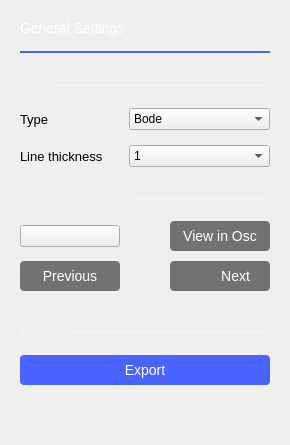
               <widget class="QWidget" name="page_4">
                <layout class="QVBoxLayout" name="verticalLayout_16">
                 <property name="spacing">
                  <number>0</number>
                 </property>
                 <property name="leftMargin">
                  <number>20</number>
                 </property>
                 <property name="topMargin">
                  <number>20</number>
                 </property>
                 <property name="rightMargin">
                  <number>20</number>
                 </property>
                 <property name="bottomMargin">
                  <number>20</number>
                 </property>
                 <item>
                  <widget class="QLabel" name="label_7">
                   <property name="styleSheet">
                    <string notr="true">color: white;
    font-size: 14px;
    font-weight: normal;</string>
                   </property>
                   <property name="text">
                    <string>General Settings</string>
                   </property>
                  </widget>
                 </item>
                 <item>
                  <spacer name="verticalSpacer_7">
                   <property name="orientation">
                    <enum>Qt::Vertical</enum>
                   </property>
                   <property name="sizeType">
                    <enum>QSizePolicy::Fixed</enum>
                   </property>
                   <property name="sizeHint" stdset="0">
                    <size>
                     <width>20</width>
                     <height>15</height>
                    </size>
                   </property>
                  </spacer>
                 </item>
                 <item>
                  <widget class="Line" name="line_6">
                   <property name="sizePolicy">
                    <sizepolicy hsizetype="Minimum" vsizetype="Fixed">
                     <horstretch>0</horstretch>
                     <verstretch>0</verstretch>
                    </sizepolicy>
                   </property>
                   <property name="styleSheet">
                    <string notr="true">color: #4A64FF;</string>
                   </property>
                   <property name="frameShadow">
                    <enum>QFrame::Plain</enum>
                   </property>
                   <property name="lineWidth">
                    <number>2</number>
                   </property>
                   <property name="orientation">
                    <enum>Qt::Horizontal</enum>
                   </property>
                  </widget>
                 </item>
                 <item>
                  <layout class="QVBoxLayout" name="verticalLayout_15">
                   <property name="spacing">
                    <number>0</number>
                   </property>
                   <property name="topMargin">
                    <number>25</number>
                   </property>
                   <property name="bottomMargin">
                    <number>0</number>
                   </property>
                   <item>
                    <layout class="QHBoxLayout" name="horizontalLayout_15">
                     <property name="spacing">
                      <number>0</number>
                     </property>
                     <property name="topMargin">
                      <number>0</number>
                     </property>
                     <item>
                      <widget class="QLabel" name="label_6">
                       <property name="sizePolicy">
                        <sizepolicy hsizetype="Fixed" vsizetype="Fixed">
                         <horstretch>0</horstretch>
                         <verstretch>0</verstretch>
                        </sizepolicy>
                       </property>
                       <property name="styleSheet">
                        <string notr="true">QLabel {
        font-size: 12px;
        color: rgba(255, 255, 255, 70);
    }</string>
                       </property>
                       <property name="text">
                        <string>PLOT </string>
                       </property>
                      </widget>
                     </item>
                     <item>
                      <widget class="Line" name="line_9">
                       <property name="sizePolicy">
                        <sizepolicy hsizetype="Minimum" vsizetype="Maximum">
                         <horstretch>0</horstretch>
                         <verstretch>0</verstretch>
                        </sizepolicy>
                       </property>
                       <property name="minimumSize">
                        <size>
                         <width>0</width>
                         <height>1</height>
                        </size>
                       </property>
                       <property name="maximumSize">
                        <size>
                         <width>16777215</width>
                         <height>1</height>
                        </size>
                       </property>
                       <property name="styleSheet">
                        <string notr="true">border: 1px solid rgba(255, 255, 255, 70);</string>
                       </property>
                       <property name="orientation">
                        <enum>Qt::Horizontal</enum>
                       </property>
                      </widget>
                     </item>
                    </layout>
                   </item>
                   <item>
                    <spacer name="verticalSpacer_14">
                     <property name="orientation">
                      <enum>Qt::Vertical</enum>
                     </property>
                     <property name="sizeType">
                      <enum>QSizePolicy::Fixed</enum>
                     </property>
                     <property name="sizeHint" stdset="0">
                      <size>
                       <width>20</width>
                       <height>15</height>
                      </size>
                     </property>
                    </spacer>
                   </item>
                   <item>
                    <layout class="QHBoxLayout" name="horizontalLayout_17">
                     <property name="spacing">
                      <number>0</number>
                     </property>
                     <property name="topMargin">
                      <number>0</number>
                     </property>
                     <item>
                      <widget class="QLabel" name="label_16">
                       <property name="styleSheet">
                        <string notr="true">font-size: 13px;</string>
                       </property>
                       <property name="text">
                        <string>Type</string>
                       </property>
                      </widget>
                     </item>
                     <item>
                      <widget class="QComboBox" name="cmb_graphs">
                       <property name="minimumSize">
                        <size>
                         <width>141</width>
                         <height>0</height>
                        </size>
                       </property>
                       <item>
                        <property name="text">
                         <string>Bode</string>
                        </property>
                       </item>
                       <item>
                        <property name="text">
                         <string>Nyquist</string>
                        </property>
                       </item>
                       <item>
                        <property name="text">
                         <string>Nichols</string>
                        </property>
                       </item>
                      </widget>
                     </item>
                    </layout>
                   </item>
                   <item>
                    <spacer name="verticalSpacer_13">
                     <property name="orientation">
                      <enum>Qt::Vertical</enum>
                     </property>
                     <property name="sizeType">
                      <enum>QSizePolicy::Fixed</enum>
                     </property>
                     <property name="sizeHint" stdset="0">
                      <size>
                       <width>20</width>
                       <height>15</height>
                      </size>
                     </property>
                    </spacer>
                   </item>
                   <item>
                    <layout class="QHBoxLayout" name="horizontalLayout_13">
                     <property name="spacing">
                      <number>0</number>
                     </property>
                     <property name="bottomMargin">
                      <number>0</number>
                     </property>
                     <item>
                      <layout class="QVBoxLayout" name="verticalLayout_12">
                       <property name="spacing">
                        <number>0</number>
                       </property>
                       <property name="rightMargin">
                        <number>0</number>
                       </property>
                       <property name="bottomMargin">
                        <number>0</number>
                       </property>
                       <item>
                        <widget class="QLabel" name="label_10">
                         <property name="styleSheet">
                          <string notr="true">font-size: 13px;</string>
                         </property>
                         <property name="text">
                          <string>Line thickness</string>
                         </property>
                        </widget>
                       </item>
                      </layout>
                     </item>
                     <item>
                      <widget class="QComboBox" name="cbLineThickness">
                       <property name="minimumSize">
                        <size>
                         <width>141</width>
                         <height>0</height>
                        </size>
                       </property>
                       <property name="currentIndex">
                        <number>1</number>
                       </property>
                       <item>
                        <property name="text">
                         <string>0.5</string>
                        </property>
                       </item>
                       <item>
                        <property name="text">
                         <string>1</string>
                        </property>
                       </item>
                       <item>
                        <property name="text">
                         <string>1.5</string>
                        </property>
                       </item>
                       <item>
                        <property name="text">
                         <string>2</string>
                        </property>
                       </item>
                       <item>
                        <property name="text">
                         <string>2.5</string>
                        </property>
                       </item>
                       <item>
                        <property name="text">
                         <string>3</string>
                        </property>
                       </item>
                       <item>
                        <property name="text">
                         <string>3.5</string>
                        </property>
                       </item>
                       <item>
                        <property name="text">
                         <string>4</string>
                        </property>
                       </item>
                       <item>
                        <property name="text">
                         <string>4.5</string>
                        </property>
                       </item>
                       <item>
                        <property name="text">
                         <string>5</string>
                        </property>
                       </item>
                      </widget>
                     </item>
                    </layout>
                   </item>
                   <item>
                    <spacer name="verticalSpacer_12">
                     <property name="orientation">
                      <enum>Qt::Vertical</enum>
                     </property>
                     <property name="sizeType">
                      <enum>QSizePolicy::Fixed</enum>
                     </property>
                     <property name="sizeHint" stdset="0">
                      <size>
                       <width>20</width>
                       <height>25</height>
                      </size>
                     </property>
                    </spacer>
                   </item>
                   <item>
                    <layout class="QHBoxLayout" name="horizontalLayout_16">
                     <property name="spacing">
                      <number>0</number>
                     </property>
                     <property name="topMargin">
                      <number>0</number>
                     </property>
                     <item>
                      <widget class="QLabel" name="label_15">
                       <property name="sizePolicy">
                        <sizepolicy hsizetype="Fixed" vsizetype="Fixed">
                         <horstretch>0</horstretch>
                         <verstretch>0</verstretch>
                        </sizepolicy>
                       </property>
                       <property name="styleSheet">
                        <string notr="true">QLabel {
        font-size: 12px;
        color: rgba(255, 255, 255, 70);
    }</string>
                       </property>
                       <property name="text">
                        <string>BUFFER PREVIEW </string>
                       </property>
                      </widget>
                     </item>
                     <item>
                      <widget class="Line" name="line_10">
                       <property name="minimumSize">
                        <size>
                         <width>0</width>
                         <height>1</height>
                        </size>
                       </property>
                       <property name="maximumSize">
                        <size>
                         <width>16777215</width>
                         <height>1</height>
                        </size>
                       </property>
                       <property name="styleSheet">
                        <string notr="true">border: 1px solid rgba(255, 255, 255, 70);</string>
                       </property>
                       <property name="orientation">
                        <enum>Qt::Horizontal</enum>
                       </property>
                      </widget>
                     </item>
                    </layout>
                   </item>
                   <item>
                    <spacer name="verticalSpacer_15">
                     <property name="orientation">
                      <enum>Qt::Vertical</enum>
                     </property>
                     <property name="sizeType">
                      <enum>QSizePolicy::Fixed</enum>
                     </property>
                     <property name="sizeHint" stdset="0">
                      <size>
                       <width>20</width>
                       <height>15</height>
                      </size>
                     </property>
                    </spacer>
                   </item>
                   <item>
                    <layout class="QVBoxLayout" name="verticalLayout_20">
                     <property name="spacing">
                      <number>10</number>
                     </property>
                     <property name="bottomMargin">
                      <number>0</number>
                     </property>
                     <item>
                      <layout class="QHBoxLayout" name="horizontalLayout_14">
                       <property name="spacing">
                        <number>10</number>
                       </property>
                       <property name="bottomMargin">
                        <number>0</number>
                       </property>
                       <item>
                        <widget class="adiscope::CustomSwitch" name="bufferPreviewSwitch">
                         <property name="minimumSize">
                          <size>
                           <width>100</width>
                           <height>0</height>
                          </size>
                         </property>
                         <property name="text">
                          <string/>
                         </property>
                        </widget>
                       </item>
                       <item>
                        <spacer name="horizontalSpacer_11">
                         <property name="orientation">
                          <enum>Qt::Horizontal</enum>
                         </property>
                         <property name="sizeHint" stdset="0">
                          <size>
                           <width>40</width>
                           <height>20</height>
                          </size>
                         </property>
                        </spacer>
                       </item>
                       <item>
                        <widget class="QPushButton" name="viewInOscBtn">
                         <property name="enabled">
                          <bool>false</bool>
                         </property>
                         <property name="minimumSize">
                          <size>
                           <width>100</width>
                           <height>30</height>
                          </size>
                         </property>
                         <property name="styleSheet">
                          <string notr="true">QPushButton {
  min-height: 30px;
  max-height: 30px;

  border: 0px;
  border-radius: 4px;

  background-color: #4a64ff;
  color: #ffffff;

  font-size: 14px;
}

QPushButton:pressed {
  background-color: #2a44df;
}

QPushButton:hover {
	background-color: #4a34ff;
}
QPushButton:disabled {
background-color: #727273;
}</string>
                         </property>
                         <property name="text">
                          <string>View in Osc</string>
                         </property>
                        </widget>
                       </item>
                      </layout>
                     </item>
                     <item>
                      <layout class="QHBoxLayout" name="horizontalLayout_19">
                       <property name="bottomMargin">
                        <number>10</number>
                       </property>
                       <item>
                        <widget class="QPushButton" name="prevBtn">
                         <property name="enabled">
                          <bool>false</bool>
                         </property>
                         <property name="minimumSize">
                          <size>
                           <width>100</width>
                           <height>30</height>
                          </size>
                         </property>
                         <property name="maximumSize">
                          <size>
                           <width>16777215</width>
                           <height>30</height>
                          </size>
                         </property>
                         <property name="styleSheet">
                          <string notr="true">QPushButton {
  min-height: 30px;
  max-height: 30px;

  border: 0px;
  border-radius: 4px;

  background-color: #4a64ff;
  color: #ffffff;

  font-size: 14px;
}

QPushButton:pressed {
  background-color: #2a44df;
}

QPushButton:hover {
	background-color: #4a34ff;
}
QPushButton:disabled {
background-color: #727273;
}</string>
                         </property>
                         <property name="text">
                          <string>Previous</string>
                         </property>
                         <property name="icon">
                          <iconset resource="../resources/resources.qrc">
                           <normaloff>:/icons/ic arrow left.svg</normaloff>:/icons/ic arrow left.svg</iconset>
                         </property>
                         <property name="iconSize">
                          <size>
                           <width>12</width>
                           <height>12</height>
                          </size>
                         </property>
                         <property name="autoRepeat">
                          <bool>true</bool>
                         </property>
                         <property name="autoRepeatDelay">
                          <number>150</number>
                         </property>
                         <property name="flat">
                          <bool>true</bool>
                         </property>
                        </widget>
                       </item>
                       <item>
                        <spacer name="horizontalSpacer_10">
                         <property name="orientation">
                          <enum>Qt::Horizontal</enum>
                         </property>
                         <property name="sizeHint" stdset="0">
                          <size>
                           <width>40</width>
                           <height>20</height>
                          </size>
                         </property>
                        </spacer>
                       </item>
                       <item>
                        <widget class="QPushButton" name="nextBtn">
                         <property name="enabled">
                          <bool>false</bool>
                         </property>
                         <property name="minimumSize">
                          <size>
                           <width>100</width>
                           <height>30</height>
                          </size>
                         </property>
                         <property name="layoutDirection">
                          <enum>Qt::RightToLeft</enum>
                         </property>
                         <property name="styleSheet">
                          <string notr="true">QPushButton {
  min-height: 30px;
  max-height: 30px;

  border: 0px;
  border-radius: 4px;

  background-color: #4a64ff;
  color: #ffffff;

  font-size: 14px;
text-align: right;
padding-left: 20px;
}

QPushButton:pressed {
  background-color: #2a44df;
}

QPushButton:hover {
	background-color: #4a34ff;
}
QPushButton:disabled {
background-color: #727273;
}</string>
                         </property>
                         <property name="text">
                          <string>      Next</string>
                         </property>
                         <property name="icon">
                          <iconset resource="../resources/resources.qrc">
                           <normaloff>:/icons/ic arrow right.svg</normaloff>:/icons/ic arrow right.svg</iconset>
                         </property>
                         <property name="iconSize">
                          <size>
                           <width>12</width>
                           <height>12</height>
                          </size>
                         </property>
                         <property name="autoRepeat">
                          <bool>true</bool>
                         </property>
                         <property name="autoRepeatDelay">
                          <number>150</number>
                         </property>
                         <property name="flat">
                          <bool>true</bool>
                         </property>
                        </widget>
                       </item>
                      </layout>
                     </item>
                    </layout>
                   </item>
                   <item>
                    <spacer name="verticalSpacer_16">
                     <property name="orientation">
                      <enum>Qt::Vertical</enum>
                     </property>
                     <property name="sizeType">
                      <enum>QSizePolicy::Fixed</enum>
                     </property>
                     <property name="sizeHint" stdset="0">
                      <size>
                       <width>20</width>
                       <height>25</height>
                      </size>
                     </property>
                    </spacer>
                   </item>
                   <item>
                    <layout class="QHBoxLayout" name="horizontalLayout_18">
                     <property name="spacing">
                      <number>0</number>
                     </property>
                     <property name="bottomMargin">
                      <number>0</number>
                     </property>
                     <item>
                      <widget class="QLabel" name="label_17">
                       <property name="sizePolicy">
                        <sizepolicy hsizetype="Fixed" vsizetype="Preferred">
                         <horstretch>0</horstretch>
                         <verstretch>0</verstretch>
                        </sizepolicy>
                       </property>
                       <property name="styleSheet">
                        <string notr="true">QLabel {
        font-size: 12px;
        color: rgba(255, 255, 255, 70);
    }</string>
                       </property>
                       <property name="text">
                        <string>EXPORT</string>
                       </property>
                      </widget>
                     </item>
                     <item>
                      <widget class="Line" name="line_11">
                       <property name="maximumSize">
                        <size>
                         <width>16777215</width>
                         <height>1</height>
                        </size>
                       </property>
                       <property name="styleSheet">
                        <string notr="true">border: 1px solid rgba(255, 255, 255, 70);</string>
                       </property>
                       <property name="orientation">
                        <enum>Qt::Horizontal</enum>
                       </property>
                      </widget>
                     </item>
                    </layout>
                   </item>
                   <item>
                    <spacer name="verticalSpacer_17">
                     <property name="orientation">
                      <enum>Qt::Vertical</enum>
                     </property>
                     <property name="sizeType">
                      <enum>QSizePolicy::Fixed</enum>
                     </property>
                     <property name="sizeHint" stdset="0">
                      <size>
                       <width>20</width>
                       <height>15</height>
                      </size>
                     </property>
                    </spacer>
                   </item>
                   <item>
                    <widget class="QPushButton" name="btnExport">
                     <property name="styleSheet">
                      <string notr="true">QPushButton {
  min-height: 30px;
  max-height: 30px;

  border: 0px;
  border-radius: 4px;

  background-color: #4a64ff;
  color: #ffffff;

  font-size: 14px;
}

QPushButton:pressed {
  background-color: #2a44df;
}

QPushButton:hover {
	background-color: #4a34ff;
}</string>
                     </property>
                     <property name="text">
                      <string>Export</string>
                     </property>
                    </widget>
                   </item>
                  </layout>
                 </item>
                 <item>
                  <spacer name="verticalSpacer_4">
                   <property name="orientation">
                    <enum>Qt::Vertical</enum>
                   </property>
                   <property name="sizeHint" stdset="0">
                    <size>
                     <width>20</width>
                     <height>40</height>
                    </size>
                   </property>
                  </spacer>
                 </item>
                </layout>
               </widget>
